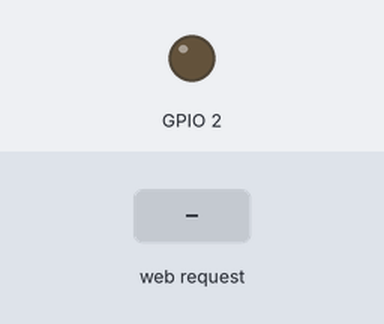
The sketch below on a simulated ESP32. On the bench: output pins drawn as LEDs (lit = HIGH). The test bench sets the inputs (shaded band). WiFi joins after 1.5 s; servers stay silent unless stated; what the sketch prints to the serial monitor is not drawn.

Above: at 2.7 s.
2.8 s: HTTP request GET /lamp1/on received
At 4.0 s:
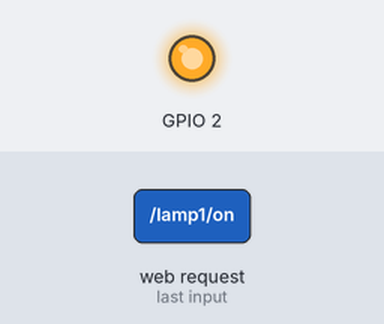
4.3 s: HTTP request GET /lamp1/off received
At 5.2 s:
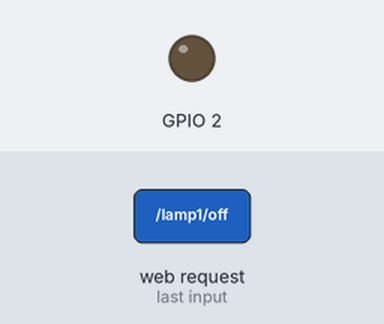
Timing chart, 0 to 7.3 s (numbered marks = the images above; inputs shaded):
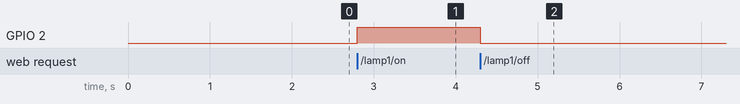

The sketch:

wifi_connection.ino
```cpp
#include <WiFi.h>
#include <WiFiClient.h>
#include <WebServer.h>
#include <ESPmDNS.h>

const char* ssid = "Sabro_design";
const char* password = "STPL@sabro";


String button = "<html><center><body><h2>ESP32 Led controlling WebInterface</h2><p>Click on the buttons to On/Off Led Respectively:</p><h3>Lamp1</h3><input type=button onClick=\"parent.location='/lamp1/on'\" value='On'> <input type=button onClick=\"parent.location='/lamp1/off'\" value='Off'></center></body></html>";
/*<h3>Lamp2</h3><input type=button onClick=\"parent.location='/lamp2/on'\" value='On'>              <input type=button onClick=\"parent.location='/lamp2/off'\" value='Off'>*/
WebServer server(80);


void handleRoot() // (192.168.1.1/)
{

  server.send(200, "text/html", button);

}
void handleNotFound() {

  String message = "File Not Found\n\n";
  message += "URI: "; // (192.168.1.1/page1/on)
  message += server.uri();
  message += "\nMethod: ";
  message += (server.method() == HTTP_GET) ? "GET" : "POST";
  message += "\nArguments: ";
  message += server.args();
  message += "\n";
  for (uint8_t i = 0; i < server.args(); i++) {
    message += " " + server.argName(i) + ": " + server.arg(i) + "\n";
  }
  server.send(404, "text/plain", message);

}

void setup(void) {
  pinMode(2, OUTPUT);
  Serial.begin(115200);
  WiFi.mode(WIFI_STA); //WiFi Station Mode
  WiFi.begin(ssid, password);
  Serial.println("");

  // Wait for connection
  while (WiFi.status() != WL_CONNECTED) {
    delay(500);
    Serial.print(".");
  }
  Serial.println("");
  Serial.print("Connected to ");
  Serial.println(ssid);
  Serial.print("IP address: ");
  Serial.println(WiFi.localIP());

  if (MDNS.begin("MLaraibs_esp32")) { //MLaraibs_esp32.local/
    Serial.println("MDNS responder started");
  }

  server.on("/", handleRoot); // esp32.local/

  server.on("/lamp1/on", []() {
    server.send(200, "text/html",button);
    digitalWrite(2,HIGH);

  });

  server.on("/lamp1/off", []() {
    server.send(200, "text/html",button);
    digitalWrite(2,LOW);

  });
/*
  server.on("/lamp2/on", []() {
    server.send(200, "text/html",button);
    digitalWrite(2,HIGH);

  });

  server.on("/lamp2/off", []() {
    server.send(200, "text/html",button);
    digitalWrite(2,LOW);

  });
*/

  server.onNotFound(handleNotFound);

  server.begin();
  Serial.println("HTTP server started");
}

void loop(void) {
  server.handleClient();
}
```

Measured:
- after the input at 2.8 s, GPIO 2: LOW → HIGH at once
- after the input at 4.3 s, GPIO 2: HIGH → LOW at once
